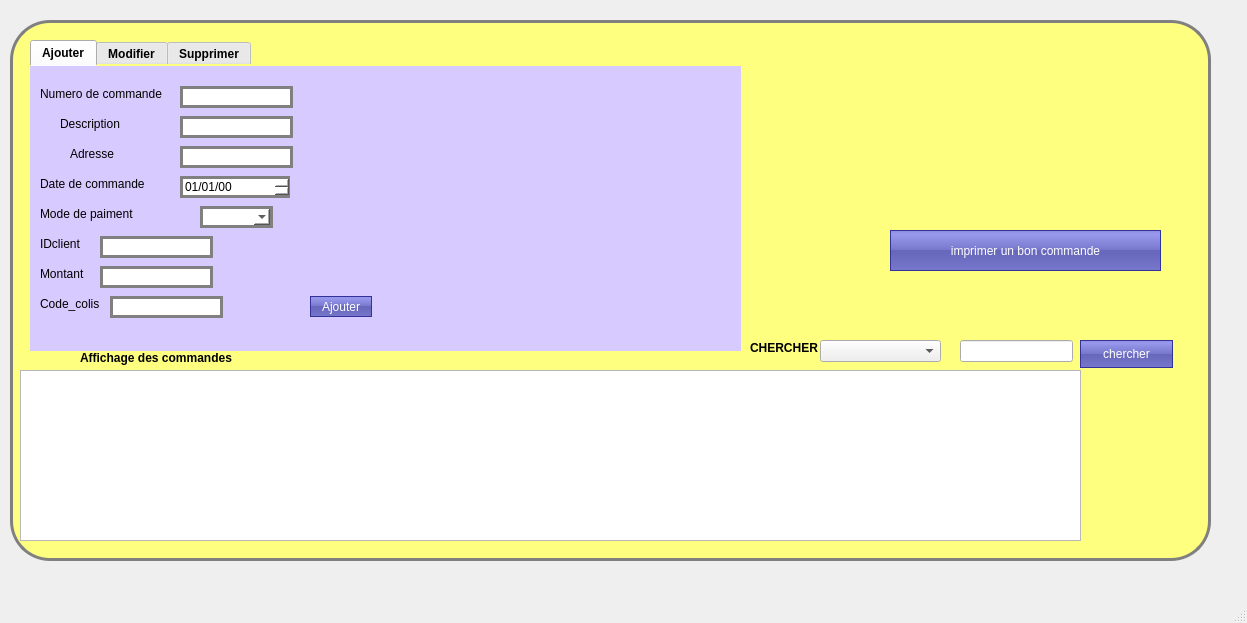
<?xml version="1.0" encoding="UTF-8"?>
<ui version="4.0">
 <class>Commandewin</class>
 <widget class="QMainWindow" name="Commandewin">
  <property name="geometry">
   <rect>
    <x>0</x>
    <y>0</y>
    <width>1247</width>
    <height>623</height>
   </rect>
  </property>
  <property name="windowTitle">
   <string>Commandewin</string>
  </property>
  <widget class="QWidget" name="centralwidget">
   <widget class="QGroupBox" name="groupBox">
    <property name="geometry">
     <rect>
      <x>10</x>
      <y>20</y>
      <width>1201</width>
      <height>541</height>
     </rect>
    </property>
    <property name="styleSheet">
     <string notr="true">QGroupBox {
border: 3px solid gray;
border-radius: 40px;
background: rgb(255, 255, 127);
}</string>
    </property>
    <property name="title">
     <string/>
    </property>
    <widget class="QLabel" name="label_4">
     <property name="geometry">
      <rect>
       <x>40</x>
       <y>150</y>
       <width>55</width>
       <height>16</height>
      </rect>
     </property>
     <property name="text">
      <string/>
     </property>
    </widget>
    <widget class="QLabel" name="label_11">
     <property name="geometry">
      <rect>
       <x>70</x>
       <y>330</y>
       <width>201</width>
       <height>16</height>
      </rect>
     </property>
     <property name="text">
      <string>&lt;html&gt;&lt;head/&gt;&lt;body&gt;&lt;p&gt;&lt;span style=&quot; font-size:9pt; font-weight:600;&quot;&gt;Affichage des commandes&lt;/span&gt;&lt;/p&gt;&lt;/body&gt;&lt;/html&gt;</string>
     </property>
    </widget>
    <widget class="QTableView" name="tabcommande">
     <property name="enabled">
      <bool>true</bool>
     </property>
     <property name="geometry">
      <rect>
       <x>10</x>
       <y>350</y>
       <width>1061</width>
       <height>171</height>
      </rect>
     </property>
     <property name="acceptDrops">
      <bool>false</bool>
     </property>
    </widget>
    <widget class="QTabWidget" name="tabWidget">
     <property name="geometry">
      <rect>
       <x>20</x>
       <y>20</y>
       <width>711</width>
       <height>311</height>
      </rect>
     </property>
     <property name="styleSheet">
      <string notr="true">QLineEdit {
	font: 75 8pt &quot;MS Shell Dlg 2&quot;;
border: 3px solid gray;
border-radius: 70pxt;
background: white;
}
QDateEdit {
	font: 75 8pt &quot;MS Shell Dlg 2&quot;;
border: 3px solid gray;
border-radius: 40pxt;
background: white;
}
QComboBox {
	font: 75 8pt &quot;MS Shell Dlg 2&quot;;
border: 3px solid gray;
border-radius: 40pxt;
background: white;
}
QPushButton
{
 color: white;
background-color: QLinearGradient( x1: 0, y1: 0, x2: 0, y2: 1, stop: 0 #88d, stop: 0.1 #99e, stop: 0.49 #77c, stop: 0.5 #66b, stop: 1 #77c);
border-width: 1px;
border-color: #339;
border-style: solid;

}
QPushButton:pressed
{
    background-color: QLinearGradient( x1: 0, y1: 0, x2: 0, y2: 1, stop: 0 #2d2d2d, stop: 0.1 #2b2b2b, stop: 0.5 #292929, stop: 0.9 #282828, stop: 1 #252525);
}
QTabWidget{

adding: 5px;
border-radius: 5px;
background-color:#d7caff;
font-weight: bold;

}</string>
     </property>
     <property name="currentIndex">
      <number>0</number>
     </property>
     <widget class="QWidget" name="Ajouter">
      <attribute name="title">
       <string>Ajouter</string>
      </attribute>
      <widget class="QLabel" name="label">
       <property name="geometry">
        <rect>
         <x>10</x>
         <y>20</y>
         <width>151</width>
         <height>16</height>
        </rect>
       </property>
       <property name="text">
        <string>Numero de commande</string>
       </property>
      </widget>
      <widget class="QLineEdit" name="le_num">
       <property name="geometry">
        <rect>
         <x>150</x>
         <y>20</y>
         <width>113</width>
         <height>22</height>
        </rect>
       </property>
      </widget>
      <widget class="QLineEdit" name="description">
       <property name="geometry">
        <rect>
         <x>150</x>
         <y>50</y>
         <width>113</width>
         <height>22</height>
        </rect>
       </property>
      </widget>
      <widget class="QLabel" name="label_6">
       <property name="geometry">
        <rect>
         <x>30</x>
         <y>50</y>
         <width>91</width>
         <height>16</height>
        </rect>
       </property>
       <property name="text">
        <string>Description</string>
       </property>
      </widget>
      <widget class="QLabel" name="label_2">
       <property name="geometry">
        <rect>
         <x>40</x>
         <y>80</y>
         <width>55</width>
         <height>16</height>
        </rect>
       </property>
       <property name="text">
        <string>Adresse</string>
       </property>
      </widget>
      <widget class="QLineEdit" name="adresse">
       <property name="geometry">
        <rect>
         <x>150</x>
         <y>80</y>
         <width>113</width>
         <height>22</height>
        </rect>
       </property>
      </widget>
      <widget class="QLabel" name="label_3">
       <property name="geometry">
        <rect>
         <x>10</x>
         <y>110</y>
         <width>121</width>
         <height>16</height>
        </rect>
       </property>
       <property name="text">
        <string>Date de commande</string>
       </property>
      </widget>
      <widget class="QDateEdit" name="datedecommande">
       <property name="geometry">
        <rect>
         <x>150</x>
         <y>110</y>
         <width>110</width>
         <height>22</height>
        </rect>
       </property>
       <property name="displayFormat">
        <string>dd/MM/yy</string>
       </property>
      </widget>
      <widget class="QLabel" name="label_7">
       <property name="geometry">
        <rect>
         <x>10</x>
         <y>140</y>
         <width>111</width>
         <height>16</height>
        </rect>
       </property>
       <property name="text">
        <string>Mode de paiment</string>
       </property>
      </widget>
      <widget class="QComboBox" name="modepaiment">
       <property name="geometry">
        <rect>
         <x>170</x>
         <y>140</y>
         <width>73</width>
         <height>22</height>
        </rect>
       </property>
      </widget>
      <widget class="QLabel" name="label_8">
       <property name="geometry">
        <rect>
         <x>10</x>
         <y>200</y>
         <width>55</width>
         <height>16</height>
        </rect>
       </property>
       <property name="text">
        <string>Montant</string>
       </property>
      </widget>
      <widget class="QLabel" name="label_5">
       <property name="geometry">
        <rect>
         <x>10</x>
         <y>170</y>
         <width>55</width>
         <height>16</height>
        </rect>
       </property>
       <property name="text">
        <string>IDclient</string>
       </property>
      </widget>
      <widget class="QGroupBox" name="groupBox_2">
       <property name="geometry">
        <rect>
         <x>-10</x>
         <y>-20</y>
         <width>741</width>
         <height>401</height>
        </rect>
       </property>
       <property name="styleSheet">
        <string notr="true">QGroupBox
{

adding: 5px;
border-radius: 5px;
background-color:#d7caff;
font-weight: bold;
}

</string>
       </property>
       <property name="title">
        <string/>
       </property>
       <widget class="QPushButton" name="ajouter">
        <property name="geometry">
         <rect>
          <x>290</x>
          <y>250</y>
          <width>62</width>
          <height>21</height>
         </rect>
        </property>
        <property name="text">
         <string>Ajouter</string>
        </property>
       </widget>
       <widget class="QLabel" name="label_18">
        <property name="geometry">
         <rect>
          <x>40</x>
          <y>280</y>
          <width>55</width>
          <height>16</height>
         </rect>
        </property>
        <property name="text">
         <string/>
        </property>
       </widget>
       <widget class="QLineEdit" name="idclient">
        <property name="geometry">
         <rect>
          <x>80</x>
          <y>190</y>
          <width>113</width>
          <height>22</height>
         </rect>
        </property>
       </widget>
       <widget class="QLabel" name="label_19">
        <property name="geometry">
         <rect>
          <x>40</x>
          <y>270</y>
          <width>55</width>
          <height>16</height>
         </rect>
        </property>
        <property name="text">
         <string/>
        </property>
       </widget>
       <widget class="QLabel" name="label_20">
        <property name="geometry">
         <rect>
          <x>20</x>
          <y>250</y>
          <width>71</width>
          <height>16</height>
         </rect>
        </property>
        <property name="text">
         <string>Code_colis</string>
        </property>
       </widget>
       <widget class="QLineEdit" name="codeclolis">
        <property name="geometry">
         <rect>
          <x>90</x>
          <y>250</y>
          <width>113</width>
          <height>22</height>
         </rect>
        </property>
       </widget>
       <widget class="QLineEdit" name="montant">
        <property name="geometry">
         <rect>
          <x>80</x>
          <y>220</y>
          <width>113</width>
          <height>22</height>
         </rect>
        </property>
       </widget>
      </widget>
      <zorder>groupBox_2</zorder>
      <zorder>label</zorder>
      <zorder>le_num</zorder>
      <zorder>description</zorder>
      <zorder>label_6</zorder>
      <zorder>label_2</zorder>
      <zorder>adresse</zorder>
      <zorder>label_3</zorder>
      <zorder>datedecommande</zorder>
      <zorder>label_7</zorder>
      <zorder>modepaiment</zorder>
      <zorder>label_8</zorder>
      <zorder>label_5</zorder>
     </widget>
     <widget class="QWidget" name="tab_2">
      <attribute name="title">
       <string>Modifier</string>
      </attribute>
      <widget class="QLabel" name="label_10">
       <property name="geometry">
        <rect>
         <x>10</x>
         <y>20</y>
         <width>231</width>
         <height>16</height>
        </rect>
       </property>
       <property name="text">
        <string>&lt;html&gt;&lt;head/&gt;&lt;body&gt;&lt;p&gt;&lt;span style=&quot; font-weight:600;&quot;&gt;Donner le Numero de commande&lt;/span&gt;&lt;/p&gt;&lt;/body&gt;&lt;/html&gt;</string>
       </property>
      </widget>
      <widget class="QLineEdit" name="Mnum">
       <property name="geometry">
        <rect>
         <x>260</x>
         <y>20</y>
         <width>113</width>
         <height>22</height>
        </rect>
       </property>
      </widget>
      <widget class="QLabel" name="label_12">
       <property name="geometry">
        <rect>
         <x>10</x>
         <y>60</y>
         <width>91</width>
         <height>16</height>
        </rect>
       </property>
       <property name="text">
        <string>Description</string>
       </property>
      </widget>
      <widget class="QLineEdit" name="Mdescription">
       <property name="geometry">
        <rect>
         <x>180</x>
         <y>60</y>
         <width>113</width>
         <height>22</height>
        </rect>
       </property>
      </widget>
      <widget class="QLabel" name="label_13">
       <property name="geometry">
        <rect>
         <x>20</x>
         <y>100</y>
         <width>55</width>
         <height>16</height>
        </rect>
       </property>
       <property name="text">
        <string>Adresse</string>
       </property>
      </widget>
      <widget class="QLineEdit" name="Madresse">
       <property name="geometry">
        <rect>
         <x>180</x>
         <y>100</y>
         <width>113</width>
         <height>22</height>
        </rect>
       </property>
      </widget>
      <widget class="QLabel" name="label_14">
       <property name="geometry">
        <rect>
         <x>10</x>
         <y>140</y>
         <width>121</width>
         <height>16</height>
        </rect>
       </property>
       <property name="text">
        <string>Date de commande</string>
       </property>
      </widget>
      <widget class="QDateEdit" name="Mdate">
       <property name="geometry">
        <rect>
         <x>180</x>
         <y>140</y>
         <width>110</width>
         <height>22</height>
        </rect>
       </property>
      </widget>
      <widget class="QLabel" name="label_15">
       <property name="geometry">
        <rect>
         <x>10</x>
         <y>170</y>
         <width>111</width>
         <height>16</height>
        </rect>
       </property>
       <property name="text">
        <string>Mode de paiment</string>
       </property>
      </widget>
      <widget class="QComboBox" name="Mmodepaiment_2">
       <property name="geometry">
        <rect>
         <x>190</x>
         <y>170</y>
         <width>73</width>
         <height>22</height>
        </rect>
       </property>
      </widget>
      <widget class="QLabel" name="label_16">
       <property name="geometry">
        <rect>
         <x>20</x>
         <y>200</y>
         <width>55</width>
         <height>16</height>
        </rect>
       </property>
       <property name="text">
        <string>IDclient</string>
       </property>
      </widget>
      <widget class="QLineEdit" name="Midclient">
       <property name="geometry">
        <rect>
         <x>180</x>
         <y>200</y>
         <width>113</width>
         <height>22</height>
        </rect>
       </property>
      </widget>
      <widget class="QPushButton" name="Modifier">
       <property name="geometry">
        <rect>
         <x>390</x>
         <y>230</y>
         <width>62</width>
         <height>21</height>
        </rect>
       </property>
       <property name="text">
        <string>Modifier</string>
       </property>
      </widget>
      <widget class="QLabel" name="label_17">
       <property name="geometry">
        <rect>
         <x>20</x>
         <y>240</y>
         <width>55</width>
         <height>16</height>
        </rect>
       </property>
       <property name="text">
        <string>Montant</string>
       </property>
      </widget>
      <widget class="QLineEdit" name="MMontant">
       <property name="geometry">
        <rect>
         <x>180</x>
         <y>230</y>
         <width>113</width>
         <height>22</height>
        </rect>
       </property>
      </widget>
     </widget>
     <widget class="QWidget" name="tab">
      <attribute name="title">
       <string>Supprimer</string>
      </attribute>
      <widget class="QLabel" name="label_9">
       <property name="geometry">
        <rect>
         <x>80</x>
         <y>30</y>
         <width>191</width>
         <height>16</height>
        </rect>
       </property>
       <property name="text">
        <string>Donner le numero de commande</string>
       </property>
      </widget>
      <widget class="QLineEdit" name="numsupp">
       <property name="geometry">
        <rect>
         <x>100</x>
         <y>70</y>
         <width>113</width>
         <height>22</height>
        </rect>
       </property>
      </widget>
      <widget class="QPushButton" name="supprimer">
       <property name="geometry">
        <rect>
         <x>100</x>
         <y>120</y>
         <width>62</width>
         <height>21</height>
        </rect>
       </property>
       <property name="text">
        <string>Supprimer</string>
       </property>
      </widget>
     </widget>
    </widget>
    <widget class="QLabel" name="label_21">
     <property name="geometry">
      <rect>
       <x>740</x>
       <y>320</y>
       <width>71</width>
       <height>16</height>
      </rect>
     </property>
     <property name="text">
      <string>&lt;html&gt;&lt;head/&gt;&lt;body&gt;&lt;p&gt;&lt;span style=&quot; font-weight:600;&quot;&gt;CHERCHER&lt;/span&gt;&lt;/p&gt;&lt;/body&gt;&lt;/html&gt;</string>
     </property>
    </widget>
    <widget class="QComboBox" name="chercher">
     <property name="geometry">
      <rect>
       <x>810</x>
       <y>320</y>
       <width>121</width>
       <height>22</height>
      </rect>
     </property>
    </widget>
    <widget class="QLineEdit" name="lineEditchercher">
     <property name="geometry">
      <rect>
       <x>950</x>
       <y>320</y>
       <width>113</width>
       <height>22</height>
      </rect>
     </property>
    </widget>
    <widget class="QPushButton" name="chercher_2">
     <property name="geometry">
      <rect>
       <x>1070</x>
       <y>320</y>
       <width>93</width>
       <height>28</height>
      </rect>
     </property>
     <property name="styleSheet">
      <string notr="true">QPushButton
{
 color: white;
background-color: QLinearGradient( x1: 0, y1: 0, x2: 0, y2: 1, stop: 0 #88d, stop: 0.1 #99e, stop: 0.49 #77c, stop: 0.5 #66b, stop: 1 #77c);
border-width: 1px;
border-color: #339;
border-style: solid;

}
QPushButton:pressed
{
    background-color: QLinearGradient( x1: 0, y1: 0, x2: 0, y2: 1, stop: 0 #2d2d2d, stop: 0.1 #2b2b2b, stop: 0.5 #292929, stop: 0.9 #282828, stop: 1 #252525);
}</string>
     </property>
     <property name="text">
      <string>chercher</string>
     </property>
    </widget>
    <widget class="QPushButton" name="imprimer">
     <property name="geometry">
      <rect>
       <x>880</x>
       <y>210</y>
       <width>271</width>
       <height>41</height>
      </rect>
     </property>
     <property name="styleSheet">
      <string notr="true">QPushButton
{
 color: white;
background-color: QLinearGradient( x1: 0, y1: 0, x2: 0, y2: 1, stop: 0 #88d, stop: 0.1 #99e, stop: 0.49 #77c, stop: 0.5 #66b, stop: 1 #77c);
border-width: 1px;
border-color: #339;
border-style: solid;

}
QPushButton:pressed
{
    background-color: QLinearGradient( x1: 0, y1: 0, x2: 0, y2: 1, stop: 0 #2d2d2d, stop: 0.1 #2b2b2b, stop: 0.5 #292929, stop: 0.9 #282828, stop: 1 #252525);
}</string>
     </property>
     <property name="text">
      <string>imprimer un bon commande</string>
     </property>
    </widget>
   </widget>
  </widget>
  <widget class="QMenuBar" name="menubar">
   <property name="geometry">
    <rect>
     <x>0</x>
     <y>0</y>
     <width>1247</width>
     <height>26</height>
    </rect>
   </property>
  </widget>
  <widget class="QStatusBar" name="statusbar"/>
  <action name="actionImprimer">
   <property name="text">
    <string>Imprimer</string>
   </property>
  </action>
 </widget>
 <resources/>
 <connections/>
</ui>
